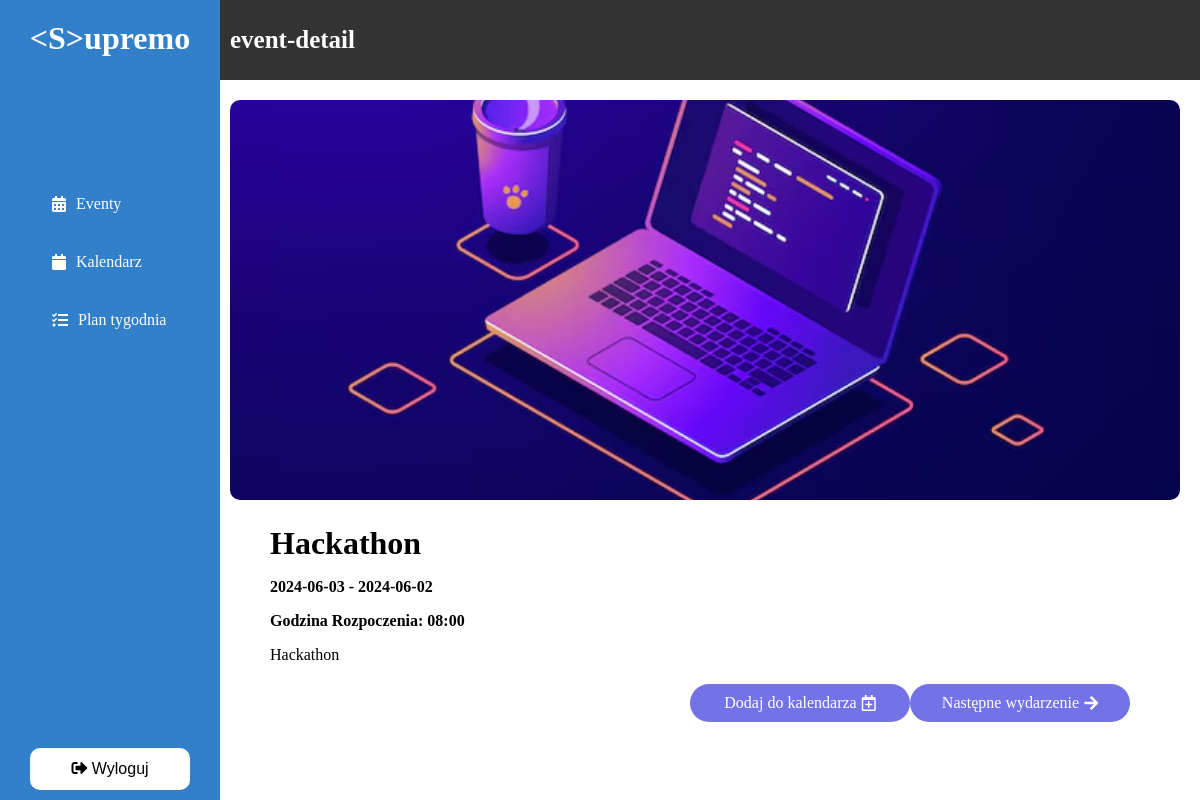
Page /event-detail.php?id=49 (signed in) on the committed database.
### tables this page shows
CREATE TABLE `zadania` (
  `idZadania` int(11) NOT NULL,
  `dataRozpoczecia` datetime DEFAULT NULL,
  `dataZakonczenia` datetime DEFAULT NULL,
  `tytul` varchar(100) DEFAULT NULL,
  `opis` text DEFAULT NULL,
  `czyEvent` int(11) NOT NULL DEFAULT 0
);

### event-detail.php (the view, shortened to what this page needs)
<?php
require_once './php/dbConnect.php';
require('navbar.php');
if (isset($_GET['id'])) {
    $id = intval($_GET['id']);
    $sql = "SELECT * FROM zadania WHERE idZadania = $id";
    $result = $conn->query($sql);
    if ($result->num_rows > 0) {
        $event = $result->fetch_assoc();
    } else {
        echo "Brak eventu.";
        exit;
    }
} else {
    echo "Brak Id eventu.";
    exit;
}
?>
<!DOCTYPE html>
<html lang="en">
<head>
    <link rel="stylesheet" href="css/event-detail.css">
    <link rel="stylesheet" href="https://cdnjs.cloudflare.com/ajax/libs/font-awesome/5.15.4/css/all.min.css" />
</head>
<body>
    <div class="content">
        <div class="image">
            <?php
            $title = htmlspecialchars($event['tytul']);
            $imagePath = './images/' . $title . '.jpg';
            if (file_exists($imagePath)) {
                echo '<img src="' . htmlspecialchars($imagePath) . '" alt="' . $title . '">';
            } else {
                echo '<img src="./images/default.jpg" alt="Placeholder">';
            }
            ?>
        </div>
        <h1><?php echo htmlspecialchars($event['tytul']); ?></h1>
        <p><strong><?php echo date('Y-m-d', strtotime($event['dataRozpoczecia'])) . ' - ' . date('Y-m-d', strtotime($event['dataZakonczenia'])); ?></strong></p>
        <p><strong>Godzina Rozpoczenia:</strong> <strong><?php echo date('H:i', strtotime($event['dataRozpoczecia'])); ?></strong></p>
        <p><?php echo htmlspecialchars($event['opis']); ?></p>
        <div class="button-container">
             <a href="dodaj-zadanie.php?taskDate=<?php echo htmlspecialchars(date('Y-m-d', strtotime($event['dataRozpoczecia']))); ?>" class="button">Dodaj do kalendarza <i class="far fa-calendar-plus" style="margin-left: 5px;"></i></a>
                <?php
                    $nextId = $id + 1;
                    $nextEventSql = "SELECT * FROM zadania WHERE idZadania = $nextId";
                    $nextEventResult = $conn->query($nextEventSql);
            if ($nextEventResult->num_rows > 0) {
              echo '<a href="event-detail.php?id=' . $nextId . '" class="button">Następne wydarzenie <i class="fas fa-arrow-right" style="margin-left: 5px;"></i></a>';
            }
            ?>
        </div>
    </div>
</body>
</html>

### navbar.css (style rules this page uses)
body { margin: 0; }

### css/event-detail.css (style rules this page uses)
body { font-family: Cambria, Cochin, Georgia, Times, 'Times New Roman', serif; color: black; margin: 0; padding: 0; box-sizing: border-box; }
.content { margin-left: 210px; padding: 20px; }
.content .image img { width: 100%; height: 400px; object-fit: cover; border-radius: 10px; }
.content h1 { margin-left: 40px; font-size: 2em; margin-bottom: 10px; }
.content p { margin-left: 40px; font-size: 1em; margin-bottom: 10px; }
.button-container { display: flex; justify-content: flex-end; margin-top: 20px; margin-right: 50px; }
.button { display: flex; justify-content: center; align-items: center; width: 200px; padding: 10px; background-color: #7372E6; color: white; text-decoration: none; border-radius: 20px; }

### top_navbar.php (style rules this page uses)
body { margin: 0; padding: 0; font-family: Arial, sans-serif; }

### rows in the picture
zadania: tytul (picture), tytul "Hackathon", dataRozpoczecia "2024-06-03", dataZakonczenia "2024-06-02", dataRozpoczecia "08:00", opis "Hackathon"

### other values in the picture
str_replace('_', ' ', basename($_SERVER['SCRIPT_FILENAME'], ".php")) "event-detail"
